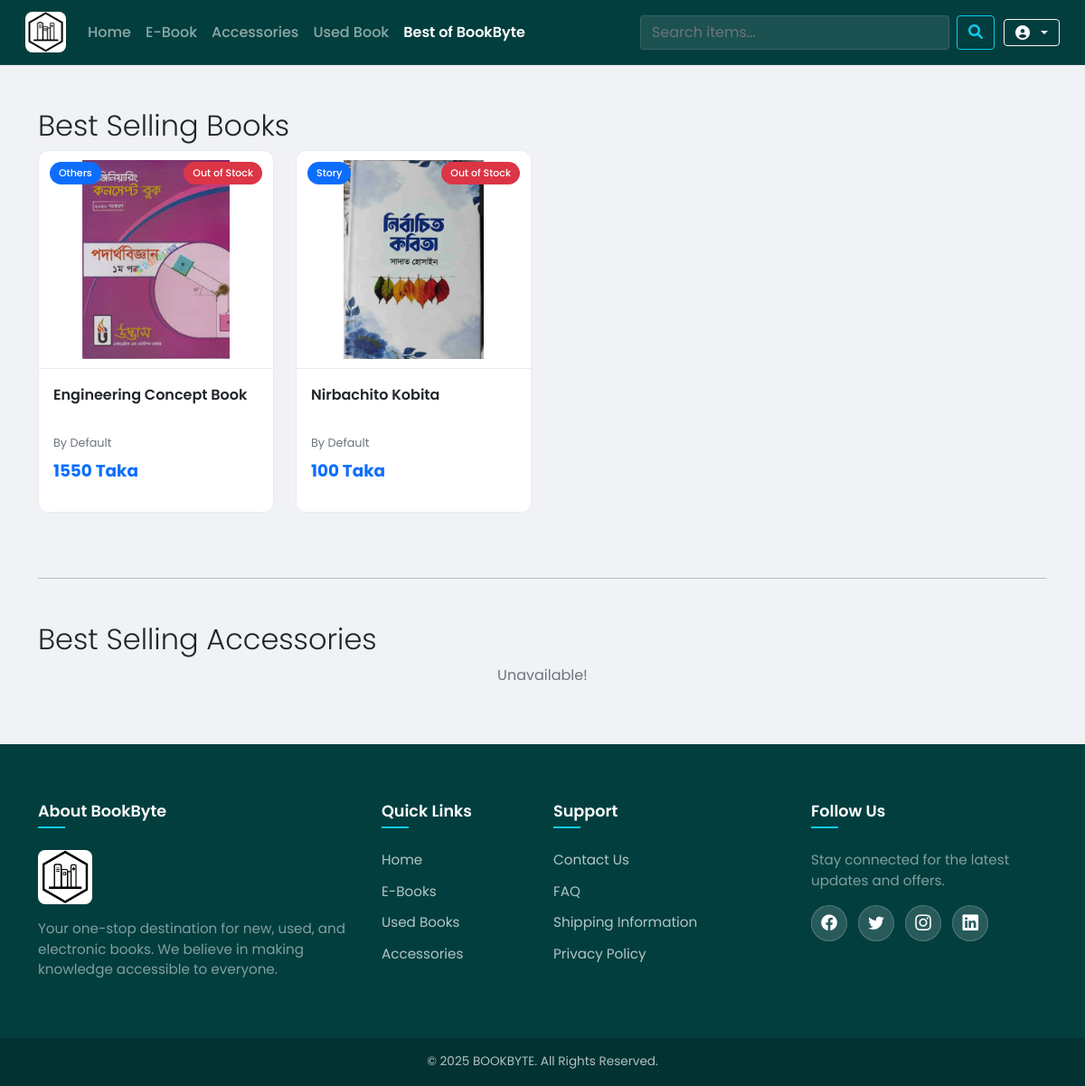
/recommendation/, run on an earlier commit of the app's database.
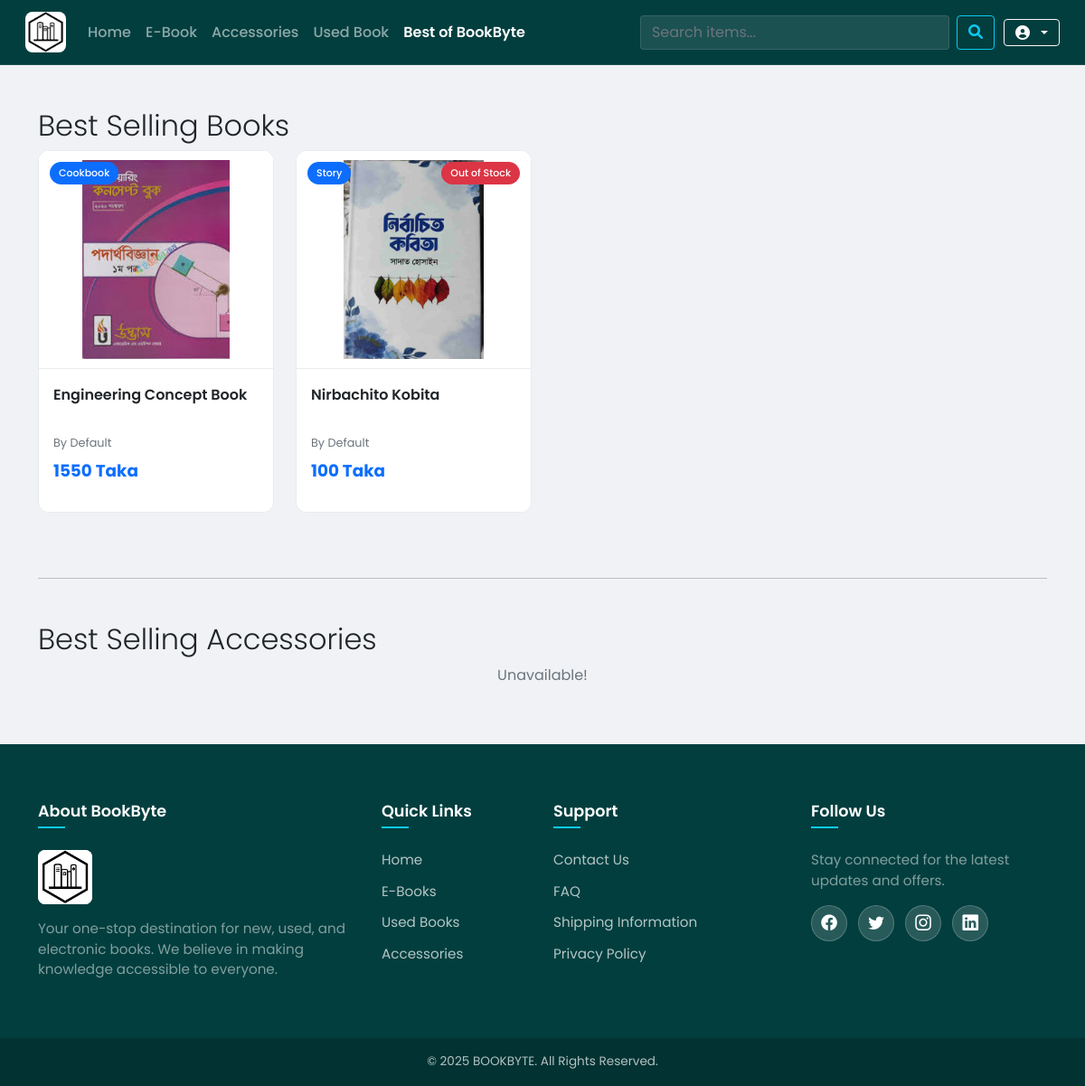
And on a later commit of the database.
### products/models.py (models this page shows, shortened)
class Book(models.Model):
    title = models.CharField(max_length=200)
    author = models.CharField(max_length=200)
    publisher = models.CharField(max_length=200)
    description = models.TextField(blank=True, null=True)
    category_type = (('Story', 'Story'), ('Fiction', 'Fiction'), ('Non-Fiction', 'Non-Fiction'), ('Novel', 'Novel'),
                     ('History', 'History'), ('Poetry', 'Poetry'), ('Cookbook', 'Cookbook'),
                     ('Drama', 'Drama'), ('Thriller', 'Thriller'), ('Biography', 'Biography'), ('Action', 'Action'),
                     ('Literature', 'Literature'), ('Adventure', 'Adventure'), ('Others', 'Others'))
    category = models.CharField(max_length=200, choices=category_type, blank=True, null=True)
    price = models.IntegerField(blank=True, null=True)
    quantity = models.IntegerField(blank=True, null=True)
    image = models.ImageField(upload_to='images/', blank=True, null=True, default='images/default.jpg')
    review_choice = models.ForeignKey('Review', on_delete= models.CASCADE, blank=True, null=True)
    type = (('New', 'New'), ('Used', 'Used'), ('Academic', 'Academic'), ('Admission', 'Admission'))
    type_choice = models.CharField(max_length=100, choices=type, blank=True, null=True)
    donated_by = models.ForeignKey(User, on_delete=models.SET_NULL, null=True, blank=True)
    date_time = models.DateTimeField(auto_now_add=True, blank=True, null=True)
    sales_count = models.IntegerField(default=0)
    average_rating = models.FloatField(default=0.0)

### user/views.py (the view)
# urls.py: path('recommendation/', u_views.recommendation, name='recommendation'),
def recommendation(request):
    recommended_books = get_recommended_books()
    recommended_accessories = get_recommended_accessories()
    context = {'recommended_books': recommended_books,'recommended_accessories': recommended_accessories}
    return render(request, 'recomendation.html', context=context)

### user/views.py (called while the page is built)
def get_recommended_books(limit=3):
    best_selling_books = Book.objects.filter(sales_count__gt=10).order_by('-sales_count')[:limit]
    highly_rated_books = Book.objects.filter(average_rating__gt=3).order_by('-average_rating')[:limit]
    recommended_books = list(set(best_selling_books) | set(highly_rated_books))
    recommended_books = [book for book in recommended_books if book.average_rating >= 3 and book.sales_count >= 10]
    return recommended_books[:limit]  # Limit the number of recommendations

def get_recommended_accessories(limit=3):
    best_selling_accessories = Accessories.objects.filter(sales_count__gt=10).order_by('-sales_count')[:limit]
    highly_rated_accessories = Accessories.objects.filter(average_rating__gt=3).order_by('-average_rating')[:limit]
    recommended_accessories = list(set(best_selling_accessories) | set(highly_rated_accessories))
    recommended_accessories = [accessory for accessory in recommended_accessories if accessory.average_rating >= 3 and accessory.sales_count >= 10]
    return recommended_accessories[:limit]  # Limit the number of recommendations

### user/templates/recomendation.html (shortened to what this page needs)
{% extends 'main_user.html' %}
{% load static %}
{% block head_css %}
<link rel="stylesheet" href="{% static 'css/home_user.css' %}">
<link href="https://cdnjs.cloudflare.com/ajax/libs/font-awesome/5.15.4/css/all.min.css" rel="stylesheet">
{% endblock %}
{% block content %}
<div class="container py-5">
    <div class="section-header">
        <h2 class="fw-light">Best Selling Books</h2>
    </div>
    <div class="row">
        {% for book in recommended_books %}
        <div class="col-lg-3 col-md-4 col-sm-6 mb-4 d-flex align-items-stretch">
            <div class="card product-card h-100 w-100">
                <div class="card-image-wrapper">
                    {% if book.image %}
                    <img src="{{ book.image.url }}" class="card-img-top" alt="{{ book.title }}">
                    {% endif %}
                    <span class="category-badge">{{ book.category|default:'Book' }}</span>
                    {% if book.quantity == 0 %}
                    <div class="stock-out-badge">Out of Stock</div>
                    {% endif %}
                </div>
                <div class="card-body d-flex flex-column">
                    <h5 class="card-title">{{ book.title }}</h5>
                    <p class="card-author text-muted small mb-2">By {{ book.author|default:'Unknown Author' }}</p>
                    <p class="card-price mt-auto">{{ book.price }} Taka</p>
                </div>
            </div>
        </div>
        {% empty %}
        <div class="col-12">
            <p class="text-center text-muted">Unavailable!</p>
        </div>
        {% endfor %}
    </div>
    <hr class="my-5">
    <div class="section-header">
        <h2 class="fw-light">Best Selling Accessories</h2>
    </div>
    <div class="row">
        {% for accessory in recommended_accessories %}
        <div class="col-lg-3 col-md-4 col-sm-6 mb-4 d-flex align-items-stretch">
            <div class="card product-card h-100 w-100">
                <div class="card-image-wrapper">
                    {% if accessory.image %}
                    <img src="{{ accessory.image.url }}" class="card-img-top" alt="{{ accessory.title }}">
                    {% endif %}
                    <span class="category-badge">Accessory</span>
                    {% if accessory.quantity == 0 %}
                    <div class="stock-out-badge">Out of Stock</div>
                    {% endif %}
                </div>
                <div class="card-body d-flex flex-column">
                    <h5 class="card-title">{{ accessory.title }}</h5>
                    <p class="card-price mt-auto">{{ accessory.price }} Taka</p>
                </div>
                <div class="card-actions">
                    <a href="{% url 'accessories_details_user' accessory.id %}"
                        class="btn btn-outline-light btn-sm rounded-pill">
                        <i class="fas fa-info-circle me-1"></i> Details
                    </a>
                    <a href="{% url 'add_to_cart_accessories' accessory.id %}"
                        class="btn btn-light btn-sm rounded-pill {% if accessory.quantity == 0 %}disabled{% endif %}">
                        <i class="fas fa-shopping-cart me-1"></i> Add to Cart
                    </a>
                </div>
            </div>
        </div>
        {% empty %}
        <div class="col-12">
            <p class="text-center text-muted">Unavailable!</p>
        </div>
        {% endfor %}
    </div>
</div>
{% endblock %}

What changed in the data, as far as the page shows it:
changed Book "Engineering Concept Book": category "Others" → "Cookbook"; no longer shows "Out of Stock"
